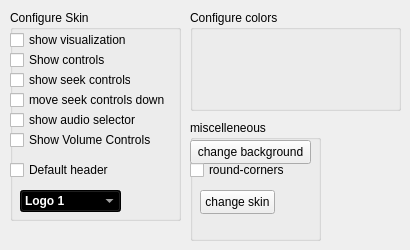
      <widget class="QWidget" name="tab">
       <attribute name="title">
        <string>Page</string>
       </attribute>
       <widget class="QGroupBox" name="groupBox_7">
        <property name="geometry">
         <rect>
          <x>10</x>
          <y>10</y>
          <width>171</width>
          <height>211</height>
         </rect>
        </property>
        <property name="title">
         <string>Configure Skin</string>
        </property>
        <widget class="QCheckBox" name="settingsShowVisualizer">
         <property name="geometry">
          <rect>
           <x>0</x>
           <y>20</y>
           <width>121</width>
           <height>20</height>
          </rect>
         </property>
         <property name="text">
          <string>show visualization</string>
         </property>
        </widget>
        <widget class="QCheckBox" name="settingsShowControls">
         <property name="geometry">
          <rect>
           <x>0</x>
           <y>40</y>
           <width>111</width>
           <height>20</height>
          </rect>
         </property>
         <property name="text">
          <string>Show controls</string>
         </property>
        </widget>
        <widget class="QCheckBox" name="settingsMoveSeekDown">
         <property name="geometry">
          <rect>
           <x>0</x>
           <y>80</y>
           <width>161</width>
           <height>20</height>
          </rect>
         </property>
         <property name="text">
          <string>move seek controls down</string>
         </property>
        </widget>
        <widget class="QCheckBox" name="settingsShowSeek">
         <property name="geometry">
          <rect>
           <x>0</x>
           <y>60</y>
           <width>121</width>
           <height>20</height>
          </rect>
         </property>
         <property name="text">
          <string>show seek controls</string>
         </property>
        </widget>
        <widget class="QCheckBox" name="settingsShowAudioSelector">
         <property name="geometry">
          <rect>
           <x>0</x>
           <y>100</y>
           <width>151</width>
           <height>20</height>
          </rect>
         </property>
         <property name="text">
          <string>show audio selector</string>
         </property>
        </widget>
        <widget class="QCheckBox" name="settingsShowHeader">
         <property name="geometry">
          <rect>
           <x>0</x>
           <y>150</y>
           <width>131</width>
           <height>20</height>
          </rect>
         </property>
         <property name="text">
          <string>Default header </string>
         </property>
        </widget>
        <widget class="QCheckBox" name="settingsShowVolumeControl">
         <property name="geometry">
          <rect>
           <x>0</x>
           <y>120</y>
           <width>161</width>
           <height>20</height>
          </rect>
         </property>
         <property name="text">
          <string>Show Volume Controls</string>
         </property>
        </widget>
        <widget class="QComboBox" name="logoCombobox">
         <property name="geometry">
          <rect>
           <x>10</x>
           <y>180</y>
           <width>101</width>
           <height>22</height>
          </rect>
         </property>
         <property name="font">
          <font>
           <pointsize>9</pointsize>
           <bold>true</bold>
          </font>
         </property>
         <property name="styleSheet">
          <string notr="true">background-color: qlineargradient(spread:pad, x1:0, y1:0.568182, x2:1, y2:0.499, stop:0 rgba(3, 0, 30, 255), stop:0.302486 rgba(115, 3, 192, 255), stop:0.68232 rgba(236, 56, 188, 255), stop:1 rgba(253, 239, 249, 255));

color: white;</string>
         </property>
         <item>
          <property name="text">
           <string>Logo 1</string>
          </property>
         </item>
         <item>
          <property name="text">
           <string>Logo 2</string>
          </property>
         </item>
         <item>
          <property name="text">
           <string>Logo 3</string>
          </property>
         </item>
         <item>
          <property name="text">
           <string>Logo 4</string>
          </property>
         </item>
         <item>
          <property name="text">
           <string>Logo 5</string>
          </property>
         </item>
        </widget>
       </widget>
       <widget class="QGroupBox" name="groupBox_8">
        <property name="geometry">
         <rect>
          <x>190</x>
          <y>10</y>
          <width>211</width>
          <height>101</height>
         </rect>
        </property>
        <property name="title">
         <string>Configure colors</string>
        </property>
       </widget>
       <widget class="QGroupBox" name="groupBox_9">
        <property name="geometry">
         <rect>
          <x>190</x>
          <y>120</y>
          <width>131</width>
          <height>121</height>
         </rect>
        </property>
        <property name="title">
         <string>miscelleneous</string>
        </property>
        <widget class="QPushButton" name="settingsChangeBackground">
         <property name="geometry">
          <rect>
           <x>0</x>
           <y>20</y>
           <width>121</width>
           <height>24</height>
          </rect>
         </property>
         <property name="text">
          <string>change background</string>
         </property>
        </widget>
        <widget class="QCheckBox" name="settingsRoundCorners">
         <property name="geometry">
          <rect>
           <x>0</x>
           <y>40</y>
           <width>101</width>
           <height>20</height>
          </rect>
         </property>
         <property name="text">
          <string>round-corners</string>
         </property>
        </widget>
        <widget class="QPushButton" name="settingsChangeSkin">
         <property name="geometry">
          <rect>
           <x>10</x>
           <y>70</y>
           <width>75</width>
           <height>24</height>
          </rect>
         </property>
         <property name="text">
          <string>change skin</string>
         </property>
        </widget>
       </widget>
      </widget>
